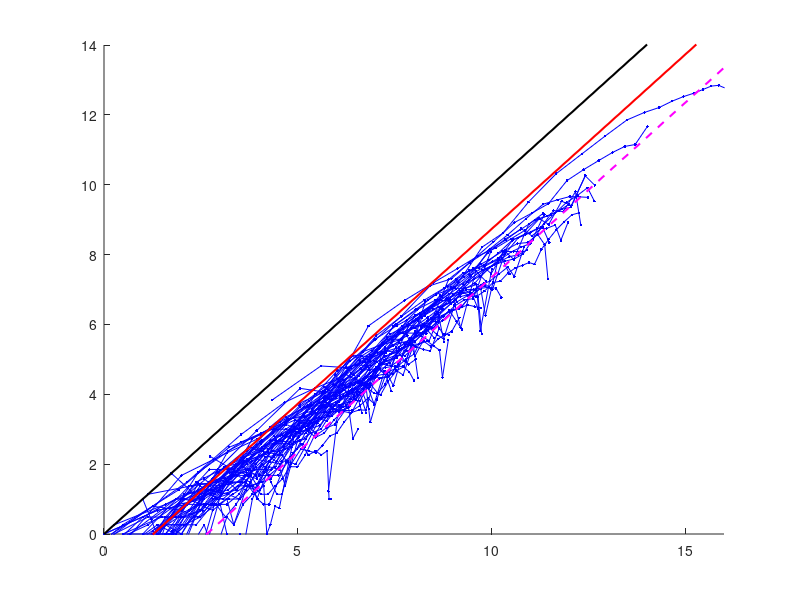
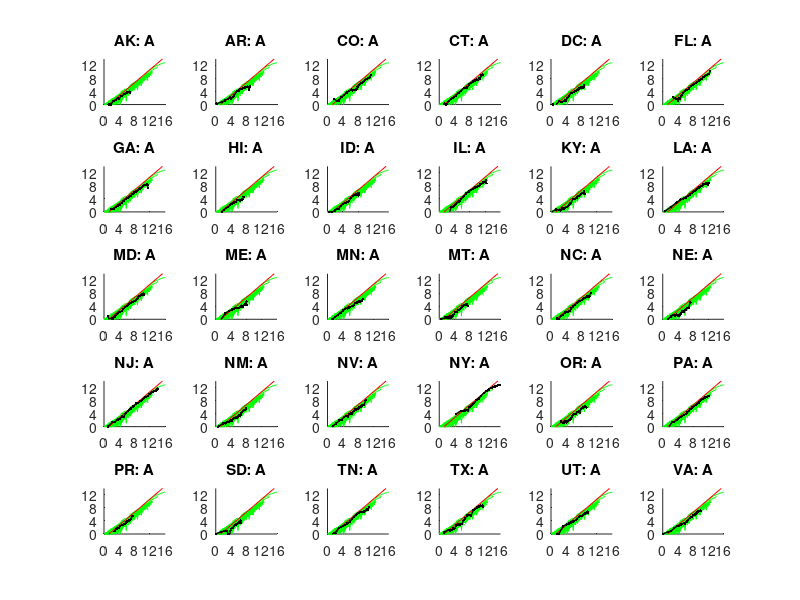
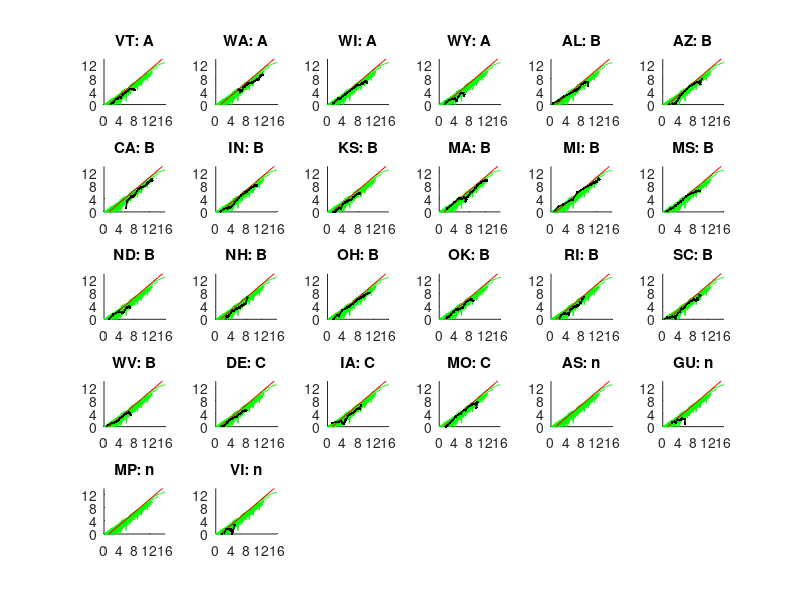

MATLAB code for these plots, in order:
%% Log-log analysis of 50 (+6) states using Covid-Tracking Data from 30 March 2020
% Please let me know any questions or comments (Dan Butts dab@umd.edu)


% Load data
load CovidData0330.mat
% This matfile was created from the Covid-Tracking Project Data (https://covidtracking.com/us-daily/)
% variables are:
%   statelist: two-letter abbreviation of state used in database 'char(statelist)' will list them
%   thedate: cell array of date ranges for each of 56 states
%   ndetect: cell array with the cumulative number of positives for each state
%   ndead: cell array with number of reported deaths for each state
%   grades: grades of each state from data base (A, B, C, and n/a -> n)

NSTATES = length(ndetect);

%% SMOOTH DATA and Calc New Cases per day 
for cc = 1:NSTATES
	nsmooth{cc} = ndetect{cc};
	NT = length(nsmooth{cc})-1;
	% This is not fancy smoothing.
	for nn = [2 NT-1]
		% 3-average boxcar filter
		nsmooth{cc}(nn) = (ndetect{cc}(nn) + ndetect{cc}(nn-1) + ndetect{cc}(nn+1))/3;
	end
	for nn = 3:NT-2
		% 5-average boxcar
		nsmooth{cc}(nn) = (ndetect{cc}(nn) + ndetect{cc}(nn-1) + ndetect{cc}(nn-2) + ndetect{cc}(nn+1)+ndetect{cc}(nn+2))/5;
	end
	
	% Calculate number of new cases per day (implicitly starts with zero)
	nderv{cc} = diff([ndetect{cc}(1) ndetect{cc}]);
	ndervsm{cc} = diff([nsmooth{cc}(1) nsmooth{cc}]);
end

%% Plot all state data on one plot, with lines that infer rate of exponential process
tosmooth = 1; % or 0

figure; hold on
for cc = 1:NSTATES
	if tosmooth
		plot(log2(nsmooth{cc}(1:end)),log2(ndervsm{cc}), 'b')
		plot(log2(nsmooth{cc}(1:end)),log2(ndervsm{cc}), 'b.')
	else
		plot(log2(ndetect{cc}(1:end)),log2(nderv{cc}), 'b')
		plot(log2(ndetect{cc}(1:end)),log2(nderv{cc}), 'b.')
	end
end
plot([0 16],[0 16], 'k','LineWidth', 1.5)  % time-scale -> 0 line
if tosmooth
	plot([0 16],[0 16]+log2(1-2^(-1/4)), 'm--','LineWidth', 1.5)  % double every 4 days
	plot([0 16],[0 16]+log2(1-2^(1/2)), 'r','LineWidth', 1.5) % double every 2 days
end
axis([0 16 0 14])

%% Make 2 pages with all 50 states, 30 plots per page
% order states by grade
% Order by grade
state_order = zeros(NSTATES,1);
nsofar = 0;
for nn = 1:4
	switch(nn)
		case 1, a = find(grades == 'A');
		case 2, a = find(grades == 'B');
		case 3, a = find(grades == 'C');
		case 4, a = find(grades == 'n');
	end
	state_order(nsofar+(1:length(a))) = a;
	nsofar = nsofar + length(a);
end


NPP = 30;
for pages = 1:ceil(NSTATES/NPP)
	figure
	for aa = 1:NPP
		if (pages-1)*NPP+aa <= NSTATES
			subplot(5,6,aa); hold on
			for cc = 1:NSTATES
				plot(log2(nsmooth{cc}(1:end)),log2(ndervsm{cc}), 'g')
			end
			%plot([0 16],[0 16], 'k')
			plot([0 16],[0 16]+log2(1-2^(1/2)), 'r')
			cc = state_order((pages-1)*NPP+aa);
			plot(log2(nsmooth{cc}(1:end)),log2(ndervsm{cc}), 'k', 'LineWidth', 1)
			plot(log2(nsmooth{cc}(1:end)),log2(ndervsm{cc}), 'k.')
			
			set(gca, 'XTick', 0:4:16, 'YTick', 0:4:12)
			title(sprintf('%s: %c', char(statelist(cc,:)), char(grades(cc))))
			axis([0 16 0 14])
		end
	end
end



